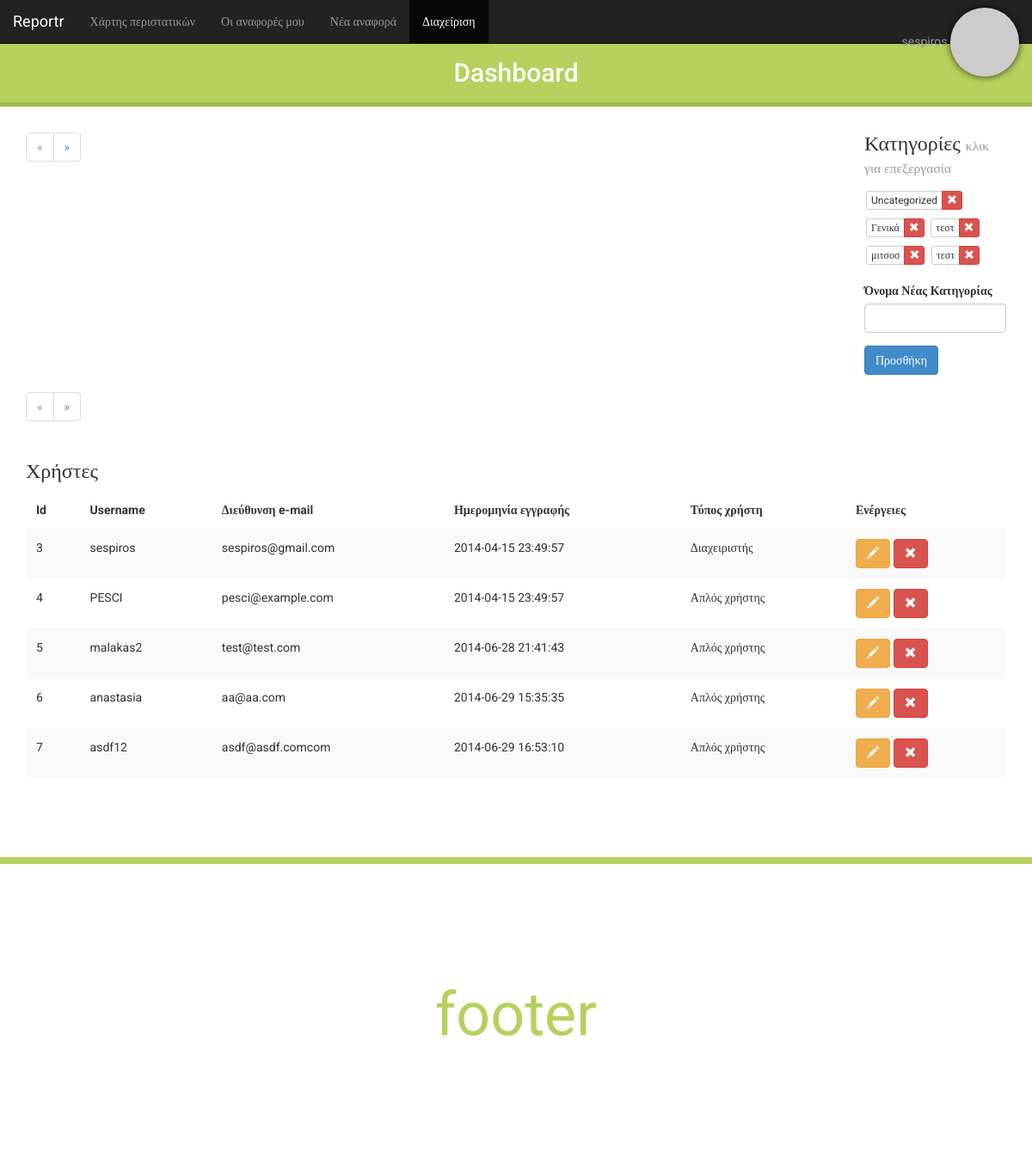
Page /dashboard.php (signed in) on the earlier database version.
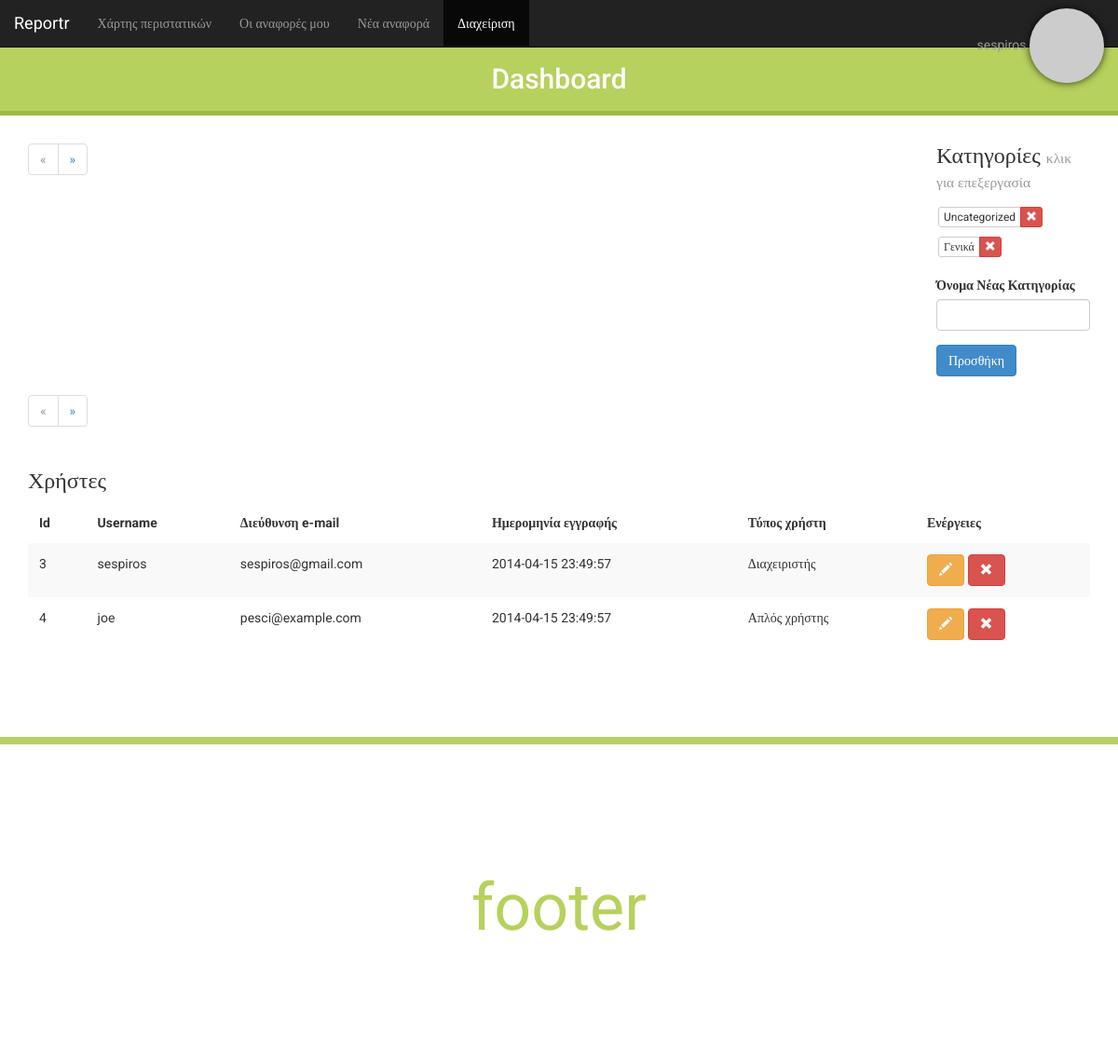
Same page on the later database version.
### tables this page shows
CREATE TABLE IF NOT EXISTS `web_categories` (
  `id` int(10) NOT NULL AUTO_INCREMENT,
  `name` varchar(30) NOT NULL,
  PRIMARY KEY (`id`)
);

CREATE TABLE IF NOT EXISTS `web_users` (
  `user_id` int(11) NOT NULL AUTO_INCREMENT,
  `user_name` varchar(64) NOT NULL,
  `user_password_hash` varchar(255) NOT NULL,
  `user_email` varchar(64) NOT NULL,
  `user_rememberme_token` varchar(64) DEFAULT NULL,
  `user_failed_logins` tinyint(1) NOT NULL DEFAULT '0',
  `user_last_failed_login` int(10) DEFAULT NULL,
  `user_registration_datetime` datetime NOT NULL DEFAULT '0000-00-00 00:00:00',
  `user_registration_ip` varchar(39) NOT NULL DEFAULT '0.0.0.0',
  `user_type` tinyint(1) DEFAULT '0',
  `user_fullname` text NOT NULL,
  `user_phone` varchar(10) NOT NULL,
  PRIMARY KEY (`user_id`),
  UNIQUE KEY `user_name` (`user_name`),
  UNIQUE KEY `user_email` (`user_email`)
);

### classes/adminControls.php (called while the page is built, shortened)
<?php
class adminControls
{
    private $db_connection      = null;
    public function __construct()
    {
		$this->fetchCategories();
		$this->fetchUsers();
    }
    private function databaseConnection()
    {
        if ($this->db_connection != null) {
            return true;
        } else {
            try {
                $this->db_connection = new PDO('mysql:host='. DB_HOST .';dbname='. DB_NAME . ';charset=utf8', DB_USER, DB_PASS);
                return true;
            } catch (PDOException $e) {
                $this->errors[] = "Σφάλμα Βάσης!";
                return false;
            }
        }
    }
	private function fetchCategories()
	{
		if ($this->databaseConnection()) {
			$pdo = $this->db_connection;
			$catStmt = $pdo->prepare('SELECT * FROM web_categories');
			if ($catStmt->execute()) {
				$this->categories = $catStmt->fetchAll();
			}
		}
	}
	private function fetchUsers()
	{
		if ($this->databaseConnection()) {
			$pdo = $this->db_connection;
			$catStmt = $pdo->prepare('SELECT * FROM web_users');
			if ($catStmt->execute()) {
				$this->users = $catStmt->fetchAll();
			}
		}
	}
}

### views/dashboard.php (the view, shortened to what this page needs)
<?php include('_header.php'); ?>
    <header>
        <nav class="navbar navbar-inverse navbar-fixed-top" role="navigation">
        <div class="container-fluid">
            <div class="navbar-header">
            <a class="navbar-brand" href="#">Reportr</a>
            </div>
            <div class="collapse navbar-collapse" id="main-nav">
            <ul class="nav navbar-nav navbar-left">
                <li><a href="index.php">Χάρτης περιστατικών</a></li>
                <li><a href="myreports.php#">Οι αναφορές μου</a></li>
                <li><a href="newreport.php">Νέα αναφορά</a></li>
                <li class="active"><a href="#">Διαχείριση</a></li>
            </ul>
            <ul class="nav navbar-nav navbar-right">
                <li class="dropdown">
                <a href="#" class="navbar-brand dropdown-toggle user-img" data-toggle="dropdown"><?php echo $_SESSION['user_name'] . " " . $login->user_gravatar_image_tag?></a>
                </li>
            </ul>
            </div>
        </div>
        </nav>
    </header>
    <h2 class="coloured-banner3 text-center">Dashboard</h2>
    <div class="container">
        <div class="row">
            <div class="col-md-10">
                <div id="page-selection-open"></div>
            </div>
            <div class="col-md-2">
                <h3>Κατηγορίες <small>κλικ για επεξεργασία</small></h3>
				<div id="categories" class="form-group">
<?php
foreach($controls->categories as $name){
?>
	<div class="btn-group btn-group-sm btn-group-xs">
		<button id="<?php echo $name['id']; ?>" type="button" class="category btn btn-default"><span class="editable"><?php echo $name['name']; ?></span></button>
    	<button type="button" class="catRemove btn btn-danger"><span class="glyphicon glyphicon-remove"></span></button>
	</div>
<?php
}
?>
				</div>
                <form id="categoryForm" role="form" method="post">
                    <div class="form-group">
                        <label for="categoryNameId">Όνομα Νέας Κατηγορίας</label>
                        <input type="text" id="categoryNameId" name="categoryName" class="form-control">
                    </div>
                    <button type="submit" name="categorySubmit" class="btn btn-primary">Προσθήκη</button>
                </form>
            </div>
        </div>
        <div class="row">
            <div class="col-md-12">
                <div id="page-selection-closed"></div>
            </div>
        </div>
		<div class ="row">
			<div class="col-md-12">
				<h3>Χρήστες</h3>
				<div class="table-responsive">
					<table class="table table-striped">
						<thead>
							<tr>
								<th>Id</th>
								<th>Username</th>
								<th>Διεύθυνση e-mail</th>
								<th>Ημερομηνία εγγραφής</th>
								<th>Τύπος χρήστη</th>
								<th>Ενέργειες</th>
							</tr>
						</thead>
						<tbody>
<?php
foreach($controls->users as $user){
?>
								<tr>
									<td class="uid"><?php echo $user["user_id"]; ?></td>
									<td class="name"><?php echo $user["user_name"]; ?></td>
									<td class="email"><?php echo $user["user_email"]; ?></td>
									<td><?php echo $user["user_registration_datetime"]; ?></td>
									<td><?php if ($user["user_type"] == 1)echo "Διαχειριστής";else echo "Απλός χρήστης"; ?></td>
									<td>
										<a class="editUser btn btn-warning" data-toggle="modal" data-target="#edit-modal" href="#"><span class="glyphicon glyphicon-pencil"></span></a>
										<a class="delUser btn btn-danger" href="#"><span class="glyphicon glyphicon-remove"></span></a>
									</td>
								</tr>
<?php
}
?>
						</tbody>
					</table>
        		</div>
        	</div>
		</div>
    </div>
    <div class="page-footer page-footer-green">
        <p>footer</p>
    </div>
  </body>
</html>

### classes/Login.php (shortened to what this page needs)
<?php
class Login
{
    private $user_email = "";
    private $user_is_logged_in = false;
    private $user_is_admin = false;
    public function __construct()
    {
        if ($this->isUserLoggedIn() == true) {
            $this->getGravatarImageUrl($this->user_email);
        }
    }
    private function loginWithSessionData()
    {
        $this->user_email = $_SESSION['user_email'];
        $this->user_is_logged_in = true;
        $this->user_type = $_SESSION['user_type'];
        if ( $this->user_type==1 ) {
            $this->user_is_admin = true;
        }
    }
    public function isUserLoggedIn()
    {
        return $this->user_is_logged_in;
    }
    public function isUserAdmin()
    {
        return $this->user_is_admin;
    }
    public function getGravatarImageUrl($email, $s = 50, $d = 'mm', $r = 'g', $atts = array() )
    {
        $url = 'http://www.gravatar.com/avatar/';
        $url .= md5(strtolower(trim($email)));
        $url .= "?s=32";
        $url = '<img style="
            border-radius: 150px;
            -webkit-border-radius: 150px;
            -moz-border-radius: 150px;
            box-shadow: 0 0 8px rgba(0, 0, 0, .8);
            -webkit-box-shadow: 0 0 8px rgba(0, 0, 0, .8);
            -moz-box-shadow: 0 0 8px rgba(0, 0, 0, .8);
            " src="' . $url .'" alt=""/>';
        $this->user_gravatar_image_tag = $url;
    }
}

### dashboard.php (shortened to what this page needs)
<?php
require_once('classes/Login.php');
require_once('classes/adminControls.php');
$login = new Login();
$controls = new adminControls();
if ($login->isUserLoggedIn() == true) {
	if ($controls->showpage){
		if ($login->isUserAdmin() == true) {
			include("views/dashboard.php");
		} else {
			header("Location:index.php");
			die();
		}
	}
} else {
    header("Location:index.php");
    die();
}

### views/_header.php (shortened to what this page needs)
<!DOCTYPE html>
<html lang="en">
  <head>
    <link href="views/css/bootstrap.min.css" rel="stylesheet">
    <link href="views/css/reportr.css" rel="stylesheet">
    <link href="views/css/lightbox.css" rel="stylesheet">
    <link rel="stylesheet" href="http://weloveiconfonts.com/api/?family=fontawesome">
  </head>
  <body>

### views/css/reportr.css (style rules this page uses)
html { position: relative; min-height: 100%; }
body { padding-top: 50px; padding-bottom: 60px; font-family: 'Roboto', 'sans-serif'; height: 100%; }
.coloured-banner3 { margin-top: 0px; padding: 0.6em; background-color: #B6D15D; border-bottom: 5px solid #9EB945; color: #ffffff; }
.navbar .user-img { padding-top: 9px; font-size: 14px; }
#categories .btn-group { margin: 5px 2px; }
.table>thead>tr>th { padding: 12px; border-bottom: none; }
.table>tbody>tr>td { padding: 12px; border-top: none; }
body { margin-bottom: 330px; }
.page-footer { position: absolute; bottom: 0; width: 100%; height: 350px; border-top: 8px solid; line-height: 350px; font-size: 5em; text-align: center; border-color: #222222; color: #222; }
.page-footer-green { border-color: #B6D15D; color: #B6D15D; }

### views/css/lightbox.css (style rules this page uses)
body:after { content: url(../img/close.png) url(../img/loading.gif) url(../img/prev.png) url(../img/next.png); display: none; }

Differences in the rows shown:
removed web_categories: name "τεστ"
removed web_categories: name "μιτσοσ"
removed web_categories: name "τεστ"
removed web_users: user_id "5", user_name "malakas2", user_email "test@test.com", user_registration_datetime "2014-06-28 21:41:43", user_type "Απλός χρήστης"
removed web_users: user_id "6", user_name "anastasia", user_email "aa@aa.com", user_registration_datetime "2014-06-29 15:35:35", user_type "Απλός χρήστης"
removed web_users: user_id "7", user_name "asdf12", user_email "asdf@asdf.comcom", user_registration_datetime "2014-06-29 16:53:10", user_type "Απλός χρήστης"
changed web_users "pesci@example.com": user_name "PESCI" → "joe"
